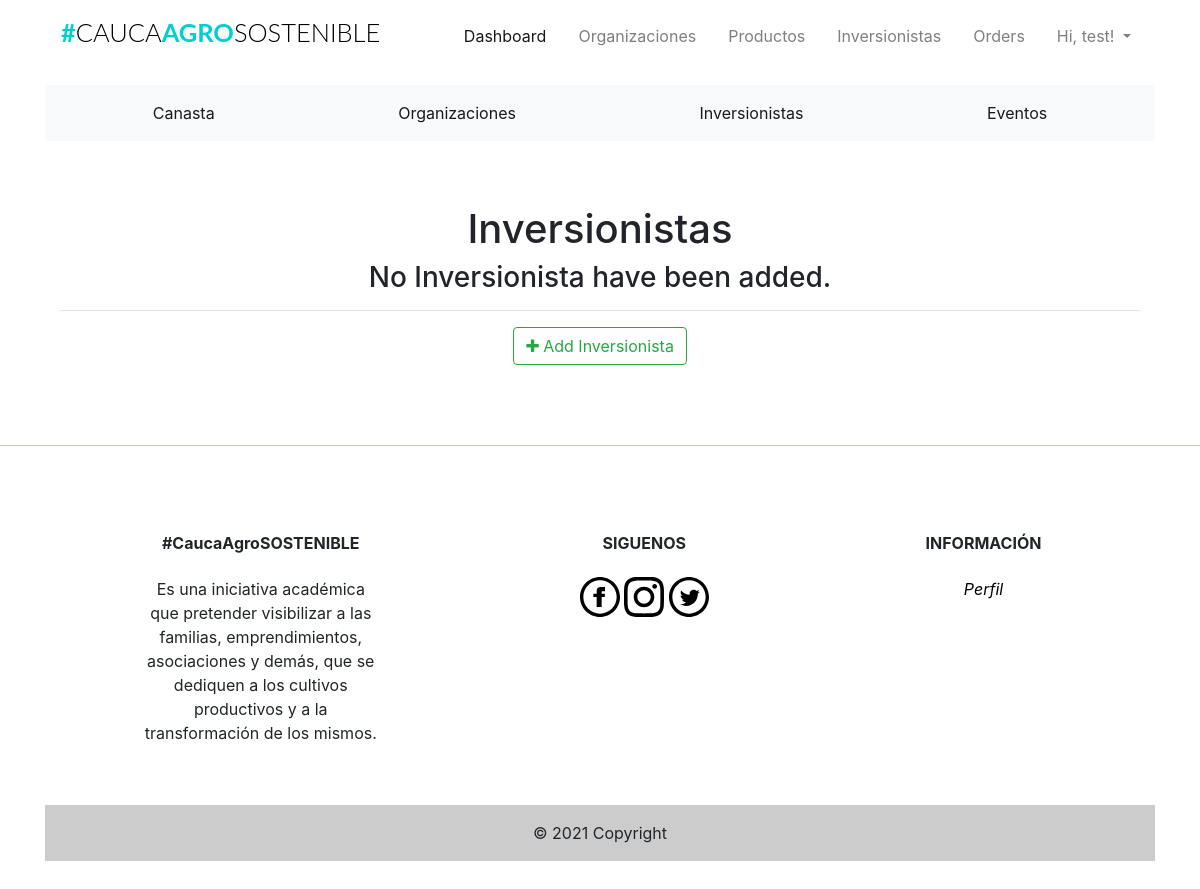
The page /admin/inversionistas (signed in) on the database as committed earlier.
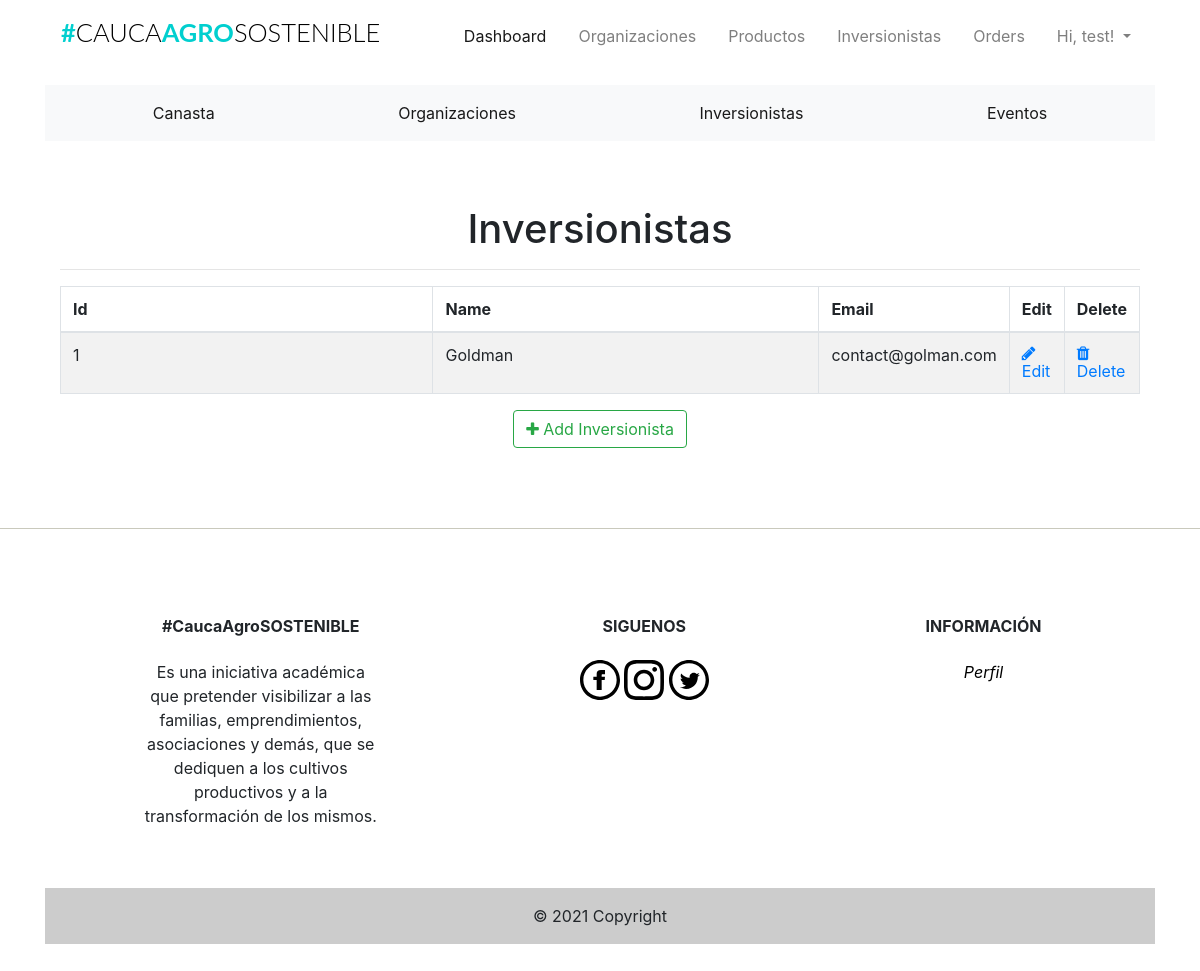
The same page on the database as committed later.
### app/models.py (models this page shows, shortened)
class Inversionistas(db.Model):
    __tablename__ = 'inversionistas'
    id = db.Column(db.Integer, primary_key=True)
    inversionista_nombre = db.Column(db.String(20), index=True)
    inversionista_image = db.Column(db.String(120))
    inversionista_desc = db.Column(db.String(120))
    inversionista_email = db.Column(db.String(120))

### app/admin/routes.py (the view)
@admin.route('/inversionistas', methods=['GET', 'POST'])
@login_required
def list_inversionistas():
    check_admin()
    inversionistas = Inversionistas.query.all()
    return render_template('admin/inversionistas/inversionistas.html', title="Inversionistas", inversionistas=inversionistas)

### app/admin/routes.py (called while the page is built)
def check_admin():
    if not current_user.is_admin:
        abort(403)

### app/models.py (called while the page is built)
@login_manager.user_loader
def load_user(id):
    return Users.query.get(int(id))

### app/templates/admin/inversionistas/inversionistas.html (shortened to what this page needs)
{% extends "base.html" %}
{% block head %}
<head>
    <link href="//maxcdn.bootstrapcdn.com/font-awesome/4.1.0/css/font-awesome.min.css" rel="stylesheet">
</head>
{%endblock head%}
{% block body %}
<div class="container">
  <div class="outer">
    <div class="middle">
      <div class="inner">
        <br/>
        <br/>
        <h1 style="text-align:center;">Inversionistas</h1>
        {% if inversionistas %}
          <hr class="intro-divider">
            <table class="table table-striped table-bordered">
              <thead>
                <tr>
                  <th width="45%"> Id </th>
                  <th width="45%"> Name </th>
                  <th width="15%"> Email</th>
                  <th width="15%"> Edit </th>
                  <th width="15%"> Delete </th>
                </tr>
              </thead>
              <tbody>
              {% for inversionista in inversionistas %}
                <tr>
                  <td> {{ inversionista.id}} </td>
                  <td> {{ inversionista.inversionista_nombre }} </td>
                  <td> {{ inversionista.inversionista_email }} </td>
                  <td>
                    <a href="{{ url_for('admin.edit_inversionista', id=inversionista.id) }}">
                      <i class="fa fa-pencil"></i> Edit
                    </a>
                  </td>
                  <td>
                    <a href="{{ url_for('admin.delete_inversionista', id=inversionista.id) }}">
                      <i class="fa fa-trash"></i> Delete
                    </a>
                  </td>
                </tr>
              {% endfor %}
              </tbody>
            </table>
          <div style="text-align: center">
        {% else %}
          <div style="text-align: center">
            <h3> No Inversionista have been added. </h3>
            <hr class="intro-divider">
        {% endif %}
          <a href="{{ url_for('admin.add_inversionista') }}" class="btn btn-outline-success">
            <i class="fa fa-plus"></i>
            Add Inversionista
          </a>
        </div>
      </div>
    </div>
  </div>
</div>
{% endblock %}

Rows that differ between the two databases and show on the page:
added Inversionistas: id "1", inversionista_nombre "Goldman", inversionista_email "contact@golman.com"
Other text that changed with them:
text no longer shown: "No Inversionista have been added."
text now shown: "Id Name Email Edit Delete"
